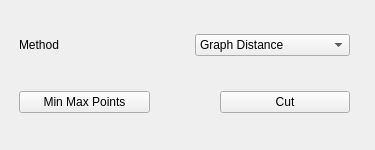
<?xml version="1.0" encoding="UTF-8"?>
<ui version="4.0">
 <class>CutLocusPanel</class>
 <widget class="QWidget" name="CutLocusPanel">
  <property name="geometry">
   <rect>
    <x>0</x>
    <y>0</y>
    <width>375</width>
    <height>150</height>
   </rect>
  </property>
  <property name="windowTitle">
   <string>Form</string>
  </property>
  <widget class="QWidget" name="verticalLayoutWidget">
   <property name="geometry">
    <rect>
     <x>19</x>
     <y>19</y>
     <width>331</width>
     <height>109</height>
    </rect>
   </property>
   <layout class="QVBoxLayout" name="verticalLayout">
    <property name="spacing">
     <number>20</number>
    </property>
    <item>
     <layout class="QHBoxLayout" name="horizontalLayout">
      <item>
       <widget class="QLabel" name="label">
        <property name="text">
         <string>Method</string>
        </property>
        <property name="alignment">
         <set>Qt::AlignLeading|Qt::AlignLeft|Qt::AlignVCenter</set>
        </property>
        <property name="indent">
         <number>-1</number>
        </property>
       </widget>
      </item>
      <item>
       <widget class="QComboBox" name="methodComboBox">
        <item>
         <property name="text">
          <string>Graph Distance</string>
         </property>
        </item>
        <item>
         <property name="text">
          <string>Geodesics</string>
         </property>
        </item>
       </widget>
      </item>
     </layout>
    </item>
    <item>
     <layout class="QHBoxLayout" name="horizontalLayout_2">
      <property name="spacing">
       <number>70</number>
      </property>
      <item>
       <widget class="QPushButton" name="minmaxPushButton">
        <property name="text">
         <string>Min Max Points</string>
        </property>
       </widget>
      </item>
      <item>
       <widget class="QPushButton" name="cutPushButton">
        <property name="text">
         <string>Cut</string>
        </property>
       </widget>
      </item>
     </layout>
    </item>
   </layout>
  </widget>
 </widget>
 <resources/>
 <connections/>
</ui>
